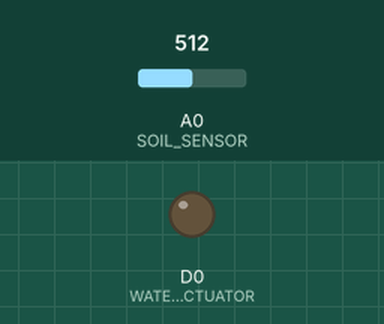
Bench run of a sketch on a simulated ESP8266 (NodeMCU). Shown: output pins drawn as LEDs (lit = HIGH). The inputs (shaded band) are chosen by the test bench; at power-on: A0 (SOIL_SENSOR) = 512. WiFi joins after 1.5 s; servers stay silent unless stated; the Firebase database answers and starts empty; what the sketch prints to the serial monitor is not drawn.

Above: at 2.7 s.
2.8 s: A0 (SOIL_SENSOR) set to 691
4.3 s: A0 (SOIL_SENSOR) set to 709
At 6.2 s:
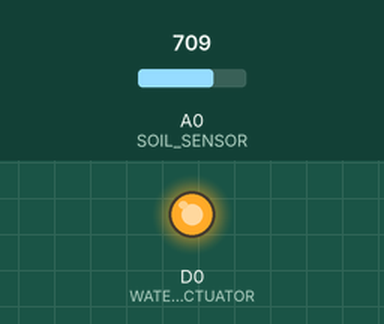
10.6 s: A0 (SOIL_SENSOR) set to 716
Timing chart, 0 to 16.2 s (numbered marks = the images above; inputs shaded):
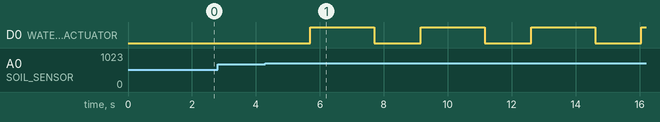

The sketch:

SmartPot.ino
```cpp
#include <ESP8266WiFi.h>
#include <FirebaseArduino.h>

#define SOIL_SENSOR A0
#define WATERING_ACTUATOR D0

#define HUMIDITY_BOUNDS 30
#define WATERING_TIME 2000

#define FIREBASE_HOST "<your-firebase-host-here>"
#define FIREBASE_AUTH "<your-firebase-auth-here>"
#define WIFI_SSID "<wifi-name>"
#define WIFI_PASSWORD "<wifi-password>"

int humidity;
bool wateringStatus = false;

void updateHumidity(int);
bool getWateringStatus();
bool setWateringStatus(bool);
void wateringThePlants(int);

void setup() {
  Serial.begin(9600);

  // connect to wifi.
  WiFi.begin(WIFI_SSID, WIFI_PASSWORD);
  Serial.print("connecting...");
  while (WiFi.status() != WL_CONNECTED) {
    Serial.print(".");
    delay(500);
  }
  Serial.println();
  Serial.print("connected: ");
  Serial.println(WiFi.localIP());

  Firebase.begin(FIREBASE_HOST, FIREBASE_AUTH);

  pinMode(SOIL_SENSOR, INPUT);
  pinMode(WATERING_ACTUATOR, OUTPUT);
}

void loop() {
  // Get sensor value
  humidity = map(analogRead(SOIL_SENSOR), 1023, 0, 0, 100);
  wateringStatus = getWateringStatus();
  updateHumidity(humidity);
  wateringThePlants(humidity);
  delay(1000);
}

void updateHumidity(int humidity) {
  Serial.print("Humidity: ");
  Serial.println(humidity);
  Firebase.setInt("kelembapan", humidity);
  if (Firebase.failed()) {
    Serial.print("Update humidity to Firebase failed:");
    Serial.println(Firebase.error());
  } else {
    Serial.println("Update humidity to Firebase successful");
  }
}

bool getWateringStatus() {
  bool status = Firebase.getBool("wateringStatus");
  Serial.print("WateringStatus: ");
  Serial.println(status);
  return status;
}

bool setWateringStatus(bool status) {
  Firebase.setBool("wateringStatus", status);
  if (Firebase.failed()) {
    Serial.print("Update wateringStatus to Firebase failed:");
    Serial.println(Firebase.error());
    setWateringStatus(status);
  } else {
    Serial.println("Update wateringStatus to Firebase successful");
  }
}

void wateringThePlants(int humidity) {
 if(humidity <= HUMIDITY_BOUNDS || wateringStatus) {
    Serial.println("Watering...");
    digitalWrite(WATERING_ACTUATOR, HIGH);
    delay(WATERING_TIME);
    digitalWrite(WATERING_ACTUATOR, LOW);
    setWateringStatus(false);
  }
}
```

Measured:
- the behaviour switches between 700 and 701 on A0 (SOIL_SENSOR) (found by bisection; images 0 and 1)
- after the input at 2.8 s, every drawn part: stays the same
- after the input at 4.3 s, D0 (WATERING_ACTUATOR): LOW → HIGH after 1.4 s, → LOW 2.0 s later, → HIGH 1.5 s later
